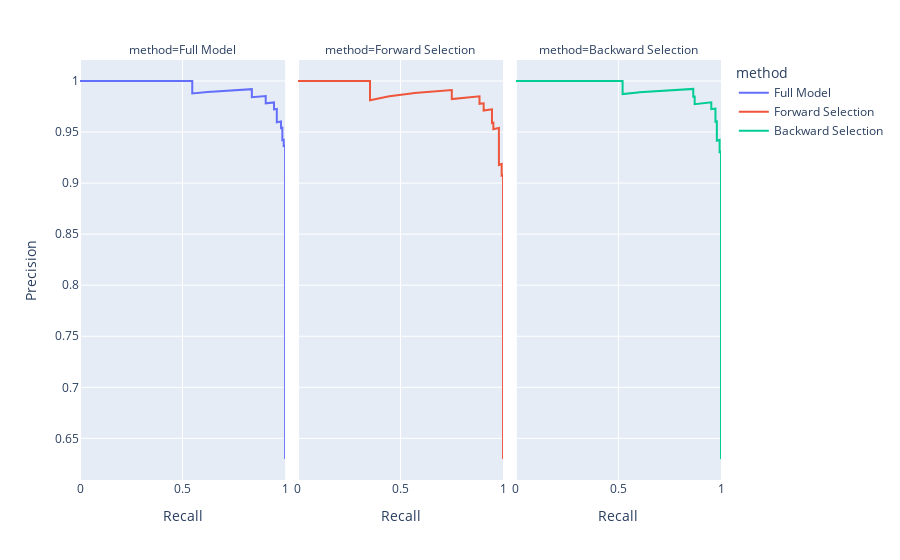

Here is the notebook cell this chart was saved with:
### Code cell
# Visualize precision recall curve
fig = px.line(pr_df,x='Recall',y='Precision',facet_col='method',color='method')
fig

### Figure 1 — Plotly figure (JSON) as saved in the notebook; plotly's stock layout.template omitted (floating-point values rounded to 4 significant figures; data arrays with more than 128 entries replaced by an {"elided": "..."} marker saying what was removed)
{"data": [{"hovertemplate": "method=Full Model<br>Recall=%{x}<br>Precision=%{y}<extra></extra>", "legendgroup": "Full Model", "line": {"color": "#636efa", "dash": "solid"}, "marker": {"symbol": "circle"}, "mode": "lines", "name": "Full Model", "orientation": "v", "showlegend": true, "type": "scatter", "x": {"elided": "236 float values"}, "xaxis": "x", "y": {"elided": "236 float values"}, "yaxis": "y"}, {"hovertemplate": "method=Forward Selection<br>Recall=%{x}<br>Precision=%{y}<extra></extra>", "legendgroup": "Forward Selection", "line": {"color": "#EF553B", "dash": "solid"}, "marker": {"symbol": "circle"}, "mode": "lines", "name": "Forward Selection", "orientation": "v", "showlegend": true, "type": "scatter", "x": {"elided": "236 float values"}, "xaxis": "x2", "y": {"elided": "236 float values"}, "yaxis": "y2"}, {"hovertemplate": "method=Backward Selection<br>Recall=%{x}<br>Precision=%{y}<extra></extra>", "legendgroup": "Backward Selection", "line": {"color": "#00cc96", "dash": "solid"}, "marker": {"symbol": "circle"}, "mode": "lines", "name": "Backward Selection", "orientation": "v", "showlegend": true, "type": "scatter", "x": {"elided": "236 float values"}, "xaxis": "x3", "y": {"elided": "236 float values"}, "yaxis": "y3"}], "layout": {"annotations": [{"font": {}, "showarrow": false, "text": "method=Full Model", "x": 0.16, "xanchor": "center", "xref": "paper", "y": 1, "yanchor": "bottom", "yref": "paper"}, {"font": {}, "showarrow": false, "text": "method=Forward Selection", "x": 0.5, "xanchor": "center", "xref": "paper", "y": 1, "yanchor": "bottom", "yref": "paper"}, {"font": {}, "showarrow": false, "text": "method=Backward Selection", "x": 0.84, "xanchor": "center", "xref": "paper", "y": 1, "yanchor": "bottom", "yref": "paper"}], "legend": {"title": {"text": "method"}, "tracegroupgap": 0}, "margin": {"t": 60}, "xaxis": {"anchor": "y", "domain": [0, 0.32], "title": {"text": "Recall"}}, "xaxis2": {"anchor": "y2", "domain": [0.34, 0.66], "matches": "x", "title": {"text": "Recall"}}, "xaxis3": {"anchor": "y3", "domain": [0.68, 1.0], "matches": "x", "title": {"text": "Recall"}}, "yaxis": {"anchor": "x", "domain": [0, 1], "title": {"text": "Precision"}}, "yaxis2": {"anchor": "x2", "domain": [0, 1], "matches": "y", "showticklabels": false}, "yaxis3": {"anchor": "x3", "domain": [0, 1], "matches": "y", "showticklabels": false}}}
